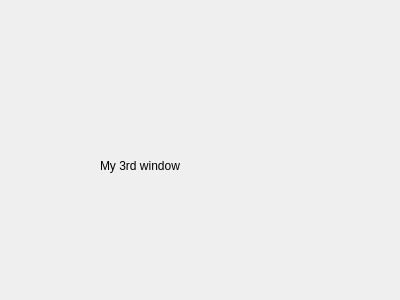
<?xml version="1.0" encoding="UTF-8"?>
<ui version="4.0">
 <class>ThirdWindow</class>
 <widget class="QDialog" name="ThirdWindow">
  <property name="geometry">
   <rect>
    <x>0</x>
    <y>0</y>
    <width>400</width>
    <height>300</height>
   </rect>
  </property>
  <property name="windowTitle">
   <string>Dialog</string>
  </property>
  <widget class="QLabel" name="label">
   <property name="geometry">
    <rect>
     <x>100</x>
     <y>130</y>
     <width>161</width>
     <height>71</height>
    </rect>
   </property>
   <property name="text">
    <string>My 3rd window</string>
   </property>
  </widget>
 </widget>
 <resources/>
 <connections/>
</ui>
